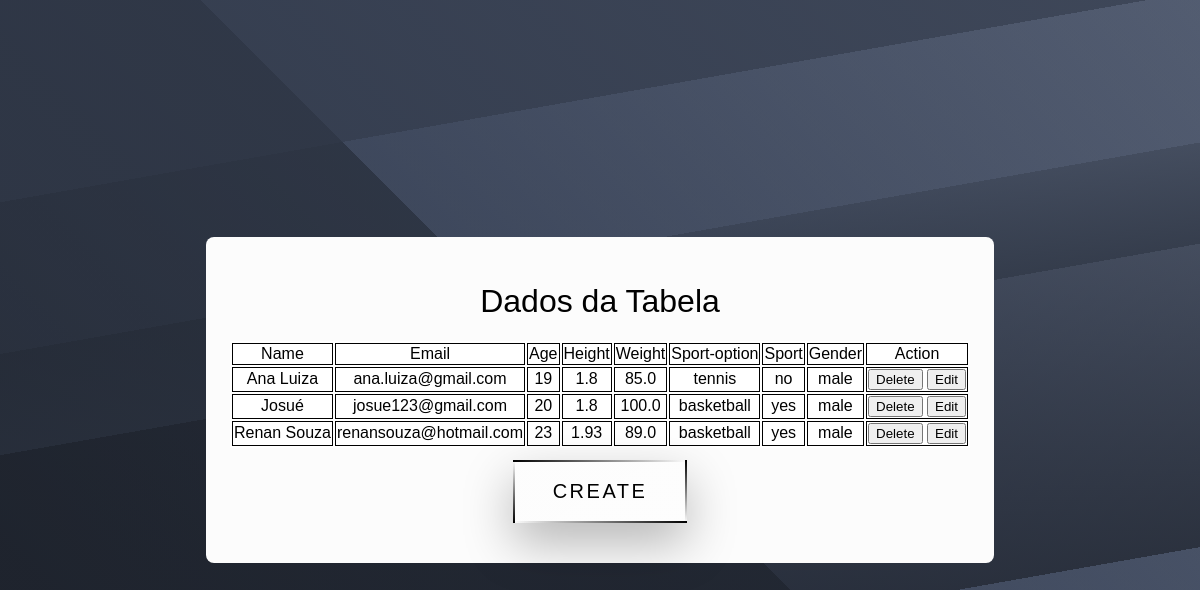
Page /data on the committed database.
### tables this page shows
CREATE TABLE cadastro (
                id INTEGER PRIMARY KEY AUTOINCREMENT,
                name         TEXT,
                email        TEXT,
                age          INTERGER,
                height       FLOAT,
                weight       FLOAT,
                sport_option TEXT,
                sport        TEXT,
                gender       TEXT
            );

### app.py (the view)
@app.route('/data')
def data():
    connection = sqlite3.connect(DATABASE_PATH)
    cursor = connection.cursor()
    cursor.execute('SELECT * FROM cadastro')
    dados = cursor.fetchall()
    connection.close()
    print("Dados Banco:", dados)
    return render_template('data.html', dados=dados)

### templates/data.html (shortened to what this page needs)
<!DOCTYPE html>
<html lang="en">
<head>
    <link rel= "stylesheet" type= "text/css" href= "{{ url_for('static',filename='style.css') }}">
    <link rel="stylesheet" href="{{ url_for('static',filename='botao.css') }}">
</head>
<body>
    <div class="data-container">
        <h1>Dados da Tabela</h1>
        <table border="1">
            <tr>
                <th>Name</th>
                <th>Email</th>
                <th>Age</th>
                <th>Height</th>
                <th>Weight</th>
                <th>Sport-option</th>
                <th>Sport</th>
                <th>Gender</th>
                <th>Action</th>
            </tr>
            {% for linha in dados %}
            <tr>
                <td>{{ linha[1] }}</td>
                <td>{{ linha[2] }}</td>
                <td>{{ linha[3] }}</td>
                <td>{{ linha[4] }}</td>
                <td>{{ linha[5] }}</td>
                <td>{{ linha[6] }}</td>
                <td>{{ linha[7] }}</td>
                <td>{{ linha[8] }}</td>
                <td>
                    <a href="/data/deleteStudent?student={{ linha[0] }}"><button>Delete</button></a>
                    <a href="/data/editStudent?student={{ linha[0] }}"><button>Edit</button></a>
                </td>
            </tr>
            {% endfor %}
        </table>
        <button type="button"  class="submit-button">
            <a href="/register" class="animated-button">
                <span></span>
                <span></span>
                <span></span>
                <span></span>
                Create
              </a>
        </button>
    </body>
    </html>
</body>

### static/style.css (style rules this page uses)
body { width: 100%; height: 100vh; margin: 0; padding: 0; background: #f3f2f2; display: flex; align-items: center; justify-content: center; }
.data-container { width: auto; height: auto; padding: 2%; background: #fcfcfc; border-radius: .5rem; text-align: center; }
.data-container h1 { font-weight: 100; }
table { width: 100%; background-color: rgb(255, 255, 255); columns: center; font-family: 'Lucida Grande', 'Lucida Sans Unicode', Geneva, Verdana, sans-serif; font-weight: normal; overflow-y: auto; border: unset !important; }
table, tbody, th, tr, td { border: unset; border-bottom: 1px solid #000; border-top: 1px solid #000; border-right: 1px solid #000; border-left: 1px solid #000; }
table tr th { font-weight: 100; }

### static/botao.css (style rules this page uses)
html { height: 100%; -webkit-box-sizing: border-box; box-sizing: border-box; }
body { min-height: 100%; position: relative; padding-bottom: 3rem; margin: 0; padding: 0; text-align: center; width: 100%; background: linear-gradient(170deg, rgba(49, 57, 73, 0.8) 20%, rgba(49, 57, 73, 0.5) 20%, rgba(49, 57, 73, 0.5) 35%, rgba(41, 48, 61, 0.6) 35%, rgba(41, 48, 61, 0.8) 45%, rgba(31, 36, 46, 0.5) 45%, rgba(31, 36, 46, 0.8) 75%, rgba(49, 57, 73, 0.5) 75%), linear-gradient(45deg, rgba(20, 24, 31, 0.8) 0%, rgba(41, 48, 61, 0.8) 50%, rgba(82, 95, 122, 0.8) 50%, rgba(133, 146, 173, 0.8) 100%) #313949; font-family: 'Lucida Sans', 'Lucida Sans Regular', 'Lucida Grande', 'Lucida Sans Unicode', Geneva, Verdana, sans-serif; }
.animated-button { background: linear-gradient(-30deg, #ffffff46 50%, #ffffff34 50%); padding: 20px 40px; margin: 12px; display: inline-block; -webkit-transform: translate(0%, 0%); transform: translate(0%, 0%); overflow: hidden; color: #000000; font-size: 20px; letter-spacing: 2.5px; text-align: center; text-transform: uppercase; text-decoration: none; -webkit-box-shadow: 0 20px 50px rgba(0, 0, 0, 0.253); box-shadow: 0 20px 50px rgba(0, 0, 0, 0.281); }
.animated-button::before { content: ''; position: absolute; top: 0px; left: 0px; width: 100%; height: 100%; background-color: #000000; opacity: 0; -webkit-transition: .2s opacity ease-in-out; transition: .2s opacity ease-in-out; }
.animated-button span { position: absolute; }
.animated-button span:nth-child(1) { top: 0px; left: 0px; width: 100%; height: 2px; background: -webkit-gradient(linear, right top, left top, from(rgba(43, 8, 8, 0)), to(#000000)); background: linear-gradient(to left, rgba(255, 255, 255, 0), #000000); -webkit-animation: 2s animateTop linear infinite; animation: 2s animateTop linear infinite; }
.animated-button span:nth-child(2) { top: 0px; right: 0px; height: 100%; width: 2px; background: -webkit-gradient(linear, left bottom, left top, from(rgba(43, 8, 8, 0)), to(#000000)); background: linear-gradient(to top, rgba(43, 8, 8, 0), #000000); -webkit-animation: 2s animateRight linear -1s infinite; animation: 2s animateRight linear -1s infinite; }
.animated-button span:nth-child(3) { bottom: 0px; left: 0px; width: 100%; height: 2px; background: -webkit-gradient(linear, left top, right top, from(rgba(0, 0, 0, 0)), to(#000000)); background: linear-gradient(to right, rgba(43, 8, 8, 0), rgb(0, 0, 0)38, 38); -webkit-animation: 2s animateBottom linear infinite; animation: 2s animateBottom linear infinite; }
.animated-button span:nth-child(4) { top: 0px; left: 0px; height: 100%; width: 2px; background: -webkit-gradient(linear, left top, left bottom, from(rgba(43, 8, 8, 0)), to(#000000)); background: linear-gradient(to bottom, rgba(43, 8, 8, 0), #000000); -webkit-animation: 2s animateLeft linear -1s infinite; animation: 2s animateLeft linear -1s infinite; }
.submit-button { all: unset; }

### rows in the picture
cadastro: name "Ana Luiza", email "ana.luiza@gmail.com", age "19", height "1.8", weight "85.0", sport_option "tennis", sport "no", gender "male"
cadastro: name "Josué", email "josue123@gmail.com", age "20", height "1.8", weight "100.0", sport_option "basketball", sport "yes", gender "male"
cadastro: name "Renan Souza", email "renansouza@hotmail.com", age "23", height "1.93", weight "89.0", sport_option "basketball", sport "yes", gender "male"
